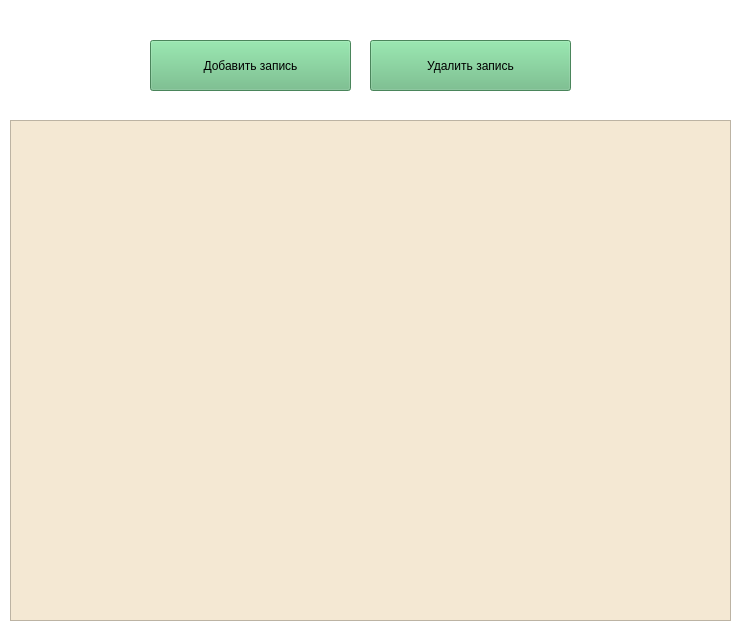
<?xml version="1.0" encoding="UTF-8"?>
<ui version="4.0">
 <class>Form</class>
 <widget class="QWidget" name="Form">
  <property name="geometry">
   <rect>
    <x>0</x>
    <y>0</y>
    <width>753</width>
    <height>630</height>
   </rect>
  </property>
  <property name="minimumSize">
   <size>
    <width>100</width>
    <height>100</height>
   </size>
  </property>
  <property name="windowTitle">
   <string>Оптовые покупатели</string>
  </property>
  <property name="windowIcon">
   <iconset>
    <normaloff>../../../Downloads/free-icon-open-book-2702134.png</normaloff>../../../Downloads/free-icon-open-book-2702134.png</iconset>
  </property>
  <property name="styleSheet">
   <string notr="true">background-color: rgb(255, 255, 255);</string>
  </property>
  <widget class="QPushButton" name="pushButton">
   <property name="geometry">
    <rect>
     <x>150</x>
     <y>40</y>
     <width>201</width>
     <height>51</height>
    </rect>
   </property>
   <property name="styleSheet">
    <string notr="true">font: 12pt &quot;Segoe UI&quot;;

background-color: rgb(103, 186, 128);</string>
   </property>
   <property name="text">
    <string>Добавить запись</string>
   </property>
  </widget>
  <widget class="QLabel" name="label">
   <property name="geometry">
    <rect>
     <x>20</x>
     <y>10</y>
     <width>121</width>
     <height>101</height>
    </rect>
   </property>
   <property name="minimumSize">
    <size>
     <width>100</width>
     <height>100</height>
    </size>
   </property>
   <property name="styleSheet">
    <string notr="true">font: 18pt &quot;Impact&quot;;</string>
   </property>
   <property name="text">
    <string/>
   </property>
   <property name="pixmap">
    <pixmap>../../../Downloads/free-icon-open-book-2702134.png</pixmap>
   </property>
   <property name="scaledContents">
    <bool>true</bool>
   </property>
  </widget>
  <widget class="QTableWidget" name="tableWidget">
   <property name="geometry">
    <rect>
     <x>10</x>
     <y>120</y>
     <width>721</width>
     <height>501</height>
    </rect>
   </property>
   <property name="styleSheet">
    <string notr="true">background-color: rgb(244, 232, 211);
font: 12pt &quot;Segoe UI&quot;;</string>
   </property>
   <property name="verticalScrollBarPolicy">
    <enum>Qt::ScrollBarAsNeeded</enum>
   </property>
   <property name="horizontalScrollBarPolicy">
    <enum>Qt::ScrollBarAsNeeded</enum>
   </property>
   <property name="editTriggers">
    <set>QAbstractItemView::NoEditTriggers</set>
   </property>
   <property name="showGrid">
    <bool>false</bool>
   </property>
   <attribute name="horizontalHeaderVisible">
    <bool>false</bool>
   </attribute>
   <attribute name="horizontalHeaderDefaultSectionSize">
    <number>250</number>
   </attribute>
   <attribute name="verticalHeaderVisible">
    <bool>false</bool>
   </attribute>
   <attribute name="verticalHeaderDefaultSectionSize">
    <number>100</number>
   </attribute>
  </widget>
  <widget class="QPushButton" name="pushButton_2">
   <property name="geometry">
    <rect>
     <x>370</x>
     <y>40</y>
     <width>201</width>
     <height>51</height>
    </rect>
   </property>
   <property name="styleSheet">
    <string notr="true">font: 12pt &quot;Segoe UI&quot;;

background-color: rgb(103, 186, 128);</string>
   </property>
   <property name="text">
    <string>Удалить запись</string>
   </property>
  </widget>
 </widget>
 <resources/>
 <connections/>
</ui>
